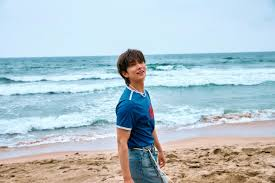
#> input picture joshua_hong.jpg, 275 x 183 px
$ python joshua.py
#> lines starting #> are read from the running program, lines starting #| are printed output that depends on the picture
from PIL import Image
my_bias = Image.open("joshua_hong.jpg")
#> my_bias is the input picture: PIL image 275x183 RGB; mean R, G, B 179.2, 196.8, 204.6
my_bias.show()
my_bias.save("joshua_hong_copy.jpg")
joshua_small = my_bias.resize((my_bias.width//2,my_bias.height//2))
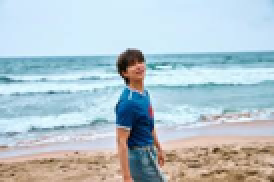
#> joshua_small: PIL image 137x91 RGB (shown 2 times larger); mean R, G, B 179.3, 196.8, 204.6
joshua_small.save("joshua_small.jpg")
joshua_rotated = my_bias.rotate(90)
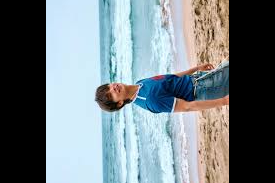
#> joshua_rotated: PIL image 275x183 RGB; mean R, G, B 118.2, 129.7, 134.9
joshua_rotated.save("joshua_rotated.jpg")
joshua_cropped = my_bias.crop((50,50,150,150))
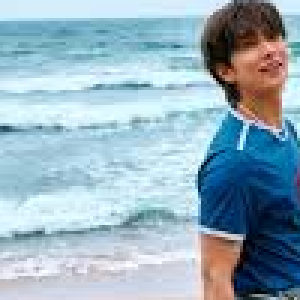
#> joshua_cropped: PIL image 100x100 RGB (shown 3 times larger); mean R, G, B 149.8, 175.5, 189.7
joshua_cropped.save("joshua_cropped.jpg")

$ run again, with cat.jpg copied over joshua_hong.jpg
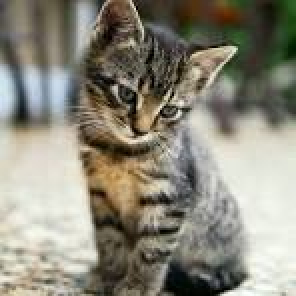
#> input picture cat.jpg, 148 x 148 px (shown 2 times larger)
#> my_bias is the input picture: PIL image 148x148 RGB; mean R, G, B 139.4, 136.4, 122.6
#> `joshua_rotated = my_bias.rotate(90)`:
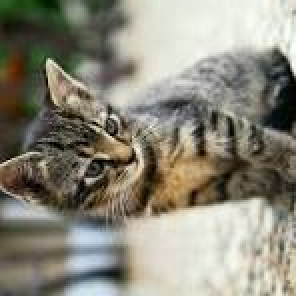
#> joshua_rotated: PIL image 148x148 RGB (shown 2 times larger); mean R, G, B 139.4, 136.4, 122.6
#> `joshua_cropped = my_bias.crop((50,50,150,150))`:
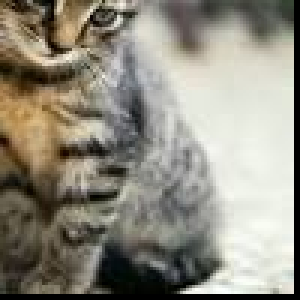
#> joshua_cropped: PIL image 100x100 RGB (shown 3 times larger); mean R, G, B 143.2, 139.3, 126.7
